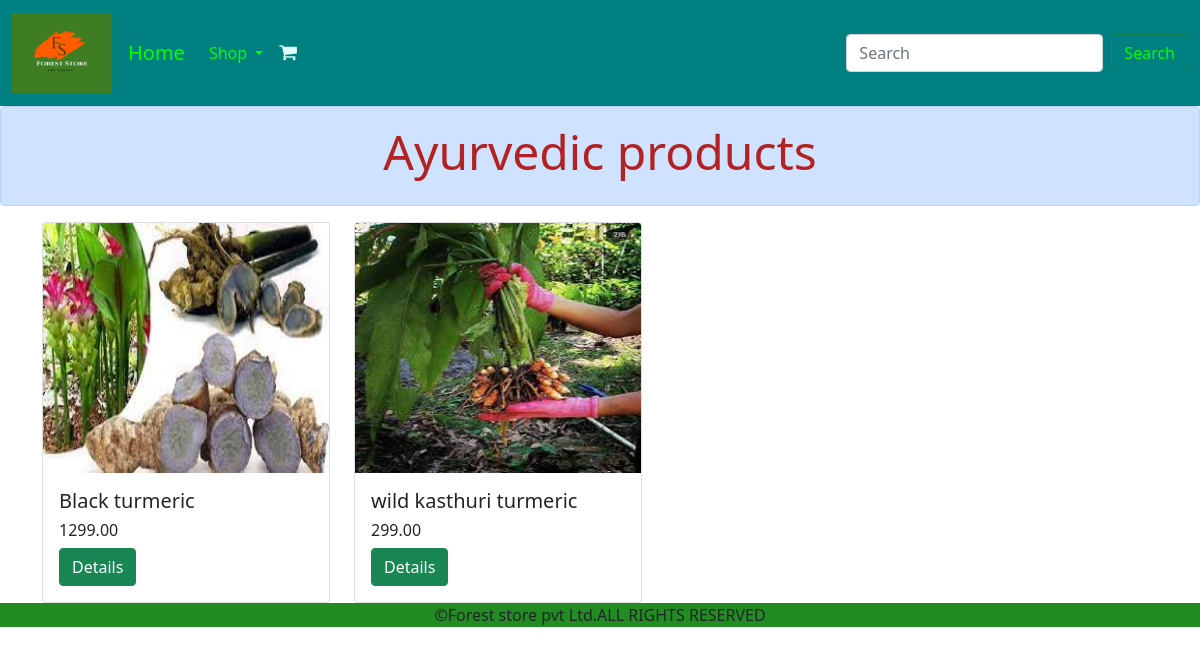
Screenshot of /ayurvedic-products/ with the database file from the repository.
### cart/models.py (models this page shows, shortened)
class Category(models.Model):
    name=models.CharField(max_length=250,unique=True)
    slug=models.SlugField(max_length=250,unique=True)
    img=models.ImageField(upload_to='category')
    class Meta:
        ordering=('name',)
        verbose_name='category'
        verbose_name_plural='categories'
    def get_url(self):
        return reverse('cart:pro_category',args=[self.slug])

class Product(models.Model):
    name=models.CharField(max_length=250,unique=True)
    slug=models.SlugField(max_length=250,unique=True)
    img=models.ImageField(upload_to='product')
    desc=models.TextField(blank=True)
    price=models.DecimalField(max_digits=10,decimal_places=2)
    stocks=models.IntegerField()
    category=models.ForeignKey(Category,on_delete=models.CASCADE)
    cdate=models.DateTimeField(auto_now_add=True)
    udate=models.DateTimeField(auto_now=True)
    availability=models.BooleanField(default=True)
    class Meta:
        ordering = ('name',)
        verbose_name = 'product'
        verbose_name_plural = 'products'
    def get_url(self):
        return reverse('cart:prodetails',args=[self.category.slug,self.slug])

### cart/views.py (the view)
# urls.py: path('<slug:c_slug>/',views.catpage,name='pro_category'),
def catpage(request,c_slug):
    c_page=None
    pro=None
    if c_slug != None:
        c_page=get_object_or_404(Category,slug=c_slug)
        pro=Product.objects.all().filter(category=c_page,availability=True)
    else:
        pro=Product.objects.all().filter(availability=True)
    paginator=Paginator(pro,6)
    try:
        page=int(request.GET.get('page','1'))
    except:
        page=1
    try:
        product=paginator.page(page)
    except(EmptyPage,InvalidPage):
        product=paginator.page(paginator.num_pages)
    return render(request,'category.html',{'cat':c_page,'product':product})

### cart/context_processors.py (called while the page is built)
def links(request):
    link=Category.objects.all()
    return dict(link=link)

def linksp(request):
    linkp=Product.objects.all()
    return dict(linkp=linkp)

def counter(request):
    item_count=0
    if 'admin' in request.path:
        return {}
    else:
        try:
            car=Cart.objects.filter(cart_id=cart_id(request))
            cart_items=CartItem.objects.all().filter(car=car[:1])
            for cart_item in cart_items:
                item_count += cart_item.quantity
        except Cart.DoesNotExist:
            item_count=0
        return dict(item_count=item_count)

### cart/views.py (called while the page is built)
def cart_id(request):
    cart_s=request.session.session_key
    if not cart_s:
        cart_s=request.session.create()
    return cart_s

### templates/category.html (shortened to what this page needs)
{% extends 'base.html' %}
{% load static %}
{% block content %}
{% if cat %}
<div class="alert alert-primary" role="heading" >
    <h4 align="center" class="display-5" style="color:firebrick">{{cat.name}}</h4>
</div>
{% endif %}
<div class="container" >
    <div class="row" >
        {% for c in product.object_list %}
        <div class="col-md-auto">
            <div class="card" style="width: 18rem;">
              <img height="250" src="{{c.img.url}}" class="card-img-top" alt="...">
              <div class="card-body">
                <h5 class="card-title">{{c.name}}</h5>
                <h6>{{c.price}}</h6>
                <a href="{{c.get_url}}" class="btn btn-success">Details</a>
              </div>
            </div>
        </div>
        {% endfor %}
    </div>
</div>
{% endblock %}

### rows the page displays
Category: name "Ayurvedic products"
Product: img (picture), name "Black turmeric", price "1299.00"
Product: img (picture), name "wild kasthuri turmeric", price "299.00"
